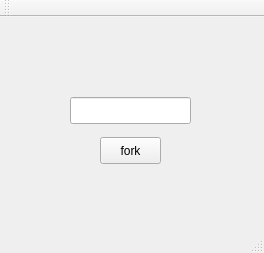
<?xml version="1.0" encoding="UTF-8"?>
<ui version="4.0">
 <class>MainWindow</class>
 <widget class="QMainWindow" name="MainWindow">
  <property name="geometry">
   <rect>
    <x>0</x>
    <y>0</y>
    <width>264</width>
    <height>253</height>
   </rect>
  </property>
  <property name="windowTitle">
   <string>originalProcess</string>
  </property>
  <widget class="QWidget" name="centralWidget">
   <widget class="QPushButton" name="pushButton_fork">
    <property name="geometry">
     <rect>
      <x>100</x>
      <y>120</y>
      <width>61</width>
      <height>27</height>
     </rect>
    </property>
    <property name="text">
     <string>fork</string>
    </property>
   </widget>
   <widget class="QLabel" name="lable_procInfo">
    <property name="geometry">
     <rect>
      <x>40</x>
      <y>0</y>
      <width>181</width>
      <height>71</height>
     </rect>
    </property>
    <property name="text">
     <string/>
    </property>
   </widget>
   <widget class="QLineEdit" name="lineEdit_childProcName">
    <property name="geometry">
     <rect>
      <x>70</x>
      <y>80</y>
      <width>121</width>
      <height>27</height>
     </rect>
    </property>
   </widget>
  </widget>
  <widget class="QMenuBar" name="menuBar">
   <property name="geometry">
    <rect>
     <x>0</x>
     <y>0</y>
     <width>264</width>
     <height>28</height>
    </rect>
   </property>
  </widget>
  <widget class="QToolBar" name="mainToolBar">
   <attribute name="toolBarArea">
    <enum>TopToolBarArea</enum>
   </attribute>
   <attribute name="toolBarBreak">
    <bool>false</bool>
   </attribute>
  </widget>
  <widget class="QStatusBar" name="statusBar"/>
 </widget>
 <layoutdefault spacing="6" margin="11"/>
 <resources/>
 <connections/>
</ui>
